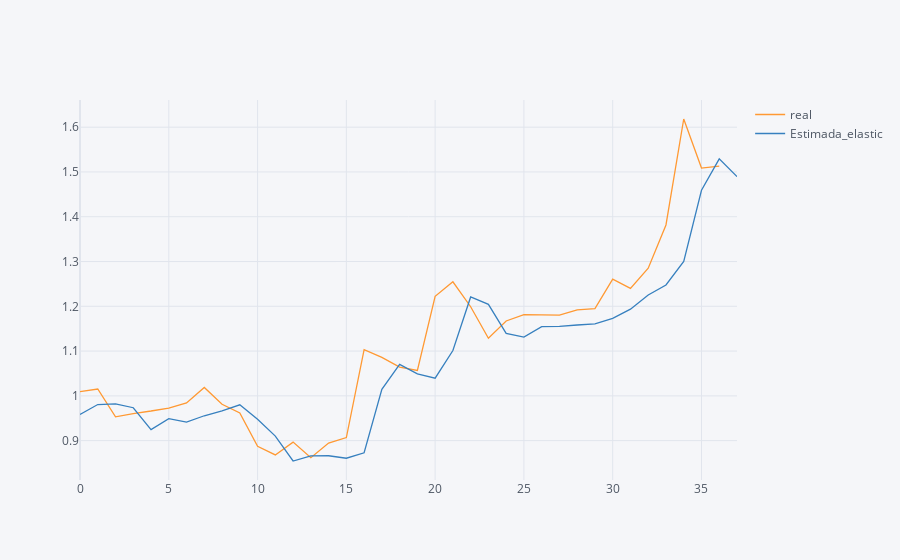

This figure's notebook cell:
### Code cell
y_predict.iplot()

### Figure 1 — Plotly figure (JSON) as saved in the notebook; plotly's stock layout.template omitted (floating-point values rounded to 4 significant figures)
{"data": [{"line": {"color": "rgba(255, 153, 51, 1.0)", "dash": "solid", "shape": "linear", "width": 1.3}, "mode": "lines", "name": "real", "text": "", "type": "scatter", "x": [0, 1, 2, 3, 4, 5, 6, 7, 8, 9, 10, 11, 12, 13, 14, 15, 16, 17, 18, 19, 20, 21, 22, 23, 24, 25, 26, 27, 28, 29, 30, 31, 32, 33, 34, 35, 36, 37], "y": [1.009, 1.015, 0.9531, 0.9605, 0.9662, 0.9728, 0.9841, 1.019, 0.9812, 0.962, 0.8875, 0.8681, 0.8967, 0.862, 0.8945, 0.9069, 1.103, 1.086, 1.064, 1.057, 1.222, 1.255, 1.199, 1.129, 1.167, 1.182, 1.181, 1.18, 1.192, 1.195, 1.261, 1.24, 1.285, 1.382, 1.618, 1.509, 1.513, ""]}, {"line": {"color": "rgba(55, 128, 191, 1.0)", "dash": "solid", "shape": "linear", "width": 1.3}, "mode": "lines", "name": "Estimada_elastic", "text": "", "type": "scatter", "x": [0, 1, 2, 3, 4, 5, 6, 7, 8, 9, 10, 11, 12, 13, 14, 15, 16, 17, 18, 19, 20, 21, 22, 23, 24, 25, 26, 27, 28, 29, 30, 31, 32, 33, 34, 35, 36, 37], "y": [0.9586, 0.9806, 0.9823, 0.9735, 0.9245, 0.9489, 0.9415, 0.9556, 0.9666, 0.9801, 0.9476, 0.9101, 0.8545, 0.8661, 0.8662, 0.8607, 0.8729, 1.015, 1.07, 1.049, 1.039, 1.101, 1.221, 1.204, 1.139, 1.131, 1.155, 1.155, 1.158, 1.161, 1.173, 1.194, 1.225, 1.248, 1.3, 1.459, 1.529, 1.49]}], "layout": {"legend": {"bgcolor": "#F5F6F9", "font": {"color": "#4D5663"}}, "paper_bgcolor": "#F5F6F9", "plot_bgcolor": "#F5F6F9", "title": {"font": {"color": "#4D5663"}}, "xaxis": {"gridcolor": "#E1E5ED", "showgrid": true, "tickfont": {"color": "#4D5663"}, "title": {"font": {"color": "#4D5663"}, "text": ""}, "zerolinecolor": "#E1E5ED"}, "yaxis": {"gridcolor": "#E1E5ED", "showgrid": true, "tickfont": {"color": "#4D5663"}, "title": {"font": {"color": "#4D5663"}, "text": ""}, "zerolinecolor": "#E1E5ED"}}}
